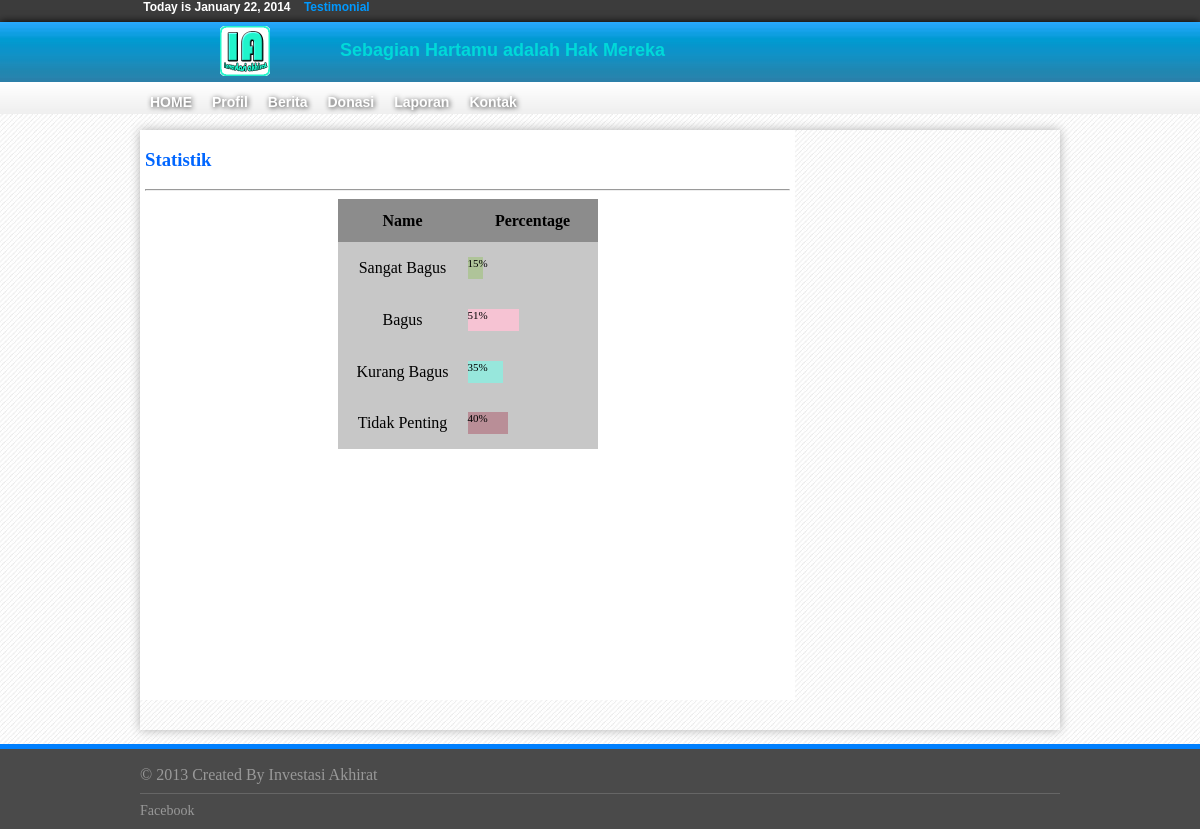
Page /vote_stat.php on the committed database.
### tables this page shows
CREATE TABLE IF NOT EXISTS `tblvotes` (
  `vid` int(10) NOT NULL AUTO_INCREMENT,
  `vname` varchar(50) NOT NULL,
  `vpoints` int(10) NOT NULL DEFAULT '0',
  PRIMARY KEY (`vid`)
);

### vote_stat.php (the view, shortened to what this page needs)
<!DOCTYPE html PUBLIC "-//W3C//DTD XHTML 1.0 Transitional//EN" "http://www.w3.org/TR/xhtml1/DTD/xhtml1-transitional.dtd">
<html xmlns="http://www.w3.org/1999/xhtml">
<head>
<link rel="stylesheet"  type="text/css" href="CSS/index2.css"/>
</head>
<body>
<?php include 'menu.php';?>
	<div class="content">
		<div class="kiri">
        	<h3>Statistik</h3>
            <hr style="color:#3333FF" />
                <table cellpadding="0" cellspacing="0" height="250" id="top" align="center" bgcolor="#C7C7C7">
                <tr align="center" bgcolor="#8C8C8C">
                    <th align="center" width="130">Name</th><th align="center" width="130">Percentage</th>
                </tr>
                <?php
                $getVotes = mysql_query("SELECT * FROM tblvotes") or die (mysql_error());
                while($row = mysql_fetch_array($getVotes)){
                $r = rand(128,255);
                $g = rand(128,255);
                $b = rand(128,255);
                $color = dechex($r).dechex($g).dechex($b);
                ?>
                    <tr>
                        <td align="center"><?php echo $row['vname']?></td>
                        <td><div style="background:#<?php echo $color?>;width:<?php echo $row['vpoints']?>px; height:22px; font-size:11px;"><?php echo $row['vpoints']?>%</div></td>
                    </tr>
                <?php
                }
                ?>
                </table>
        </div>
	</div>
<?php include 'footer.php';?>

### CSS/index2.css (style rules this page uses)
html,body { padding:0px; margin:0px; background:url(../Templates/body_back1.jpg) #FFF repeat-x; }
.content { width:920px; height:600px; position:relative; margin-top:16px; margin-left:auto; margin-right:auto; -moz-box-shadow:0px 0px 10px #B0B0B0; -webkit-box-shadow:0px 0px 10px #B0B0B0; -khtml-box-shadow:0px 0px 10px #B0B0B0; border:1.5em medium #B0B0B0; }
.kiri { float:left; width:645px; background-color:#FFFFFF; height:570px; padding-left:5px; padding-right:5px; }
.kiri h3 { color:#0066FF; font-weight:bold; }

### rows in the picture
tblvotes: vname "Sangat Bagus", vpoints "15"
tblvotes: vname "Bagus", vpoints "51"
tblvotes: vname "Kurang Bagus", vpoints "35"
tblvotes: vname "Tidak Penting", vpoints "40"
